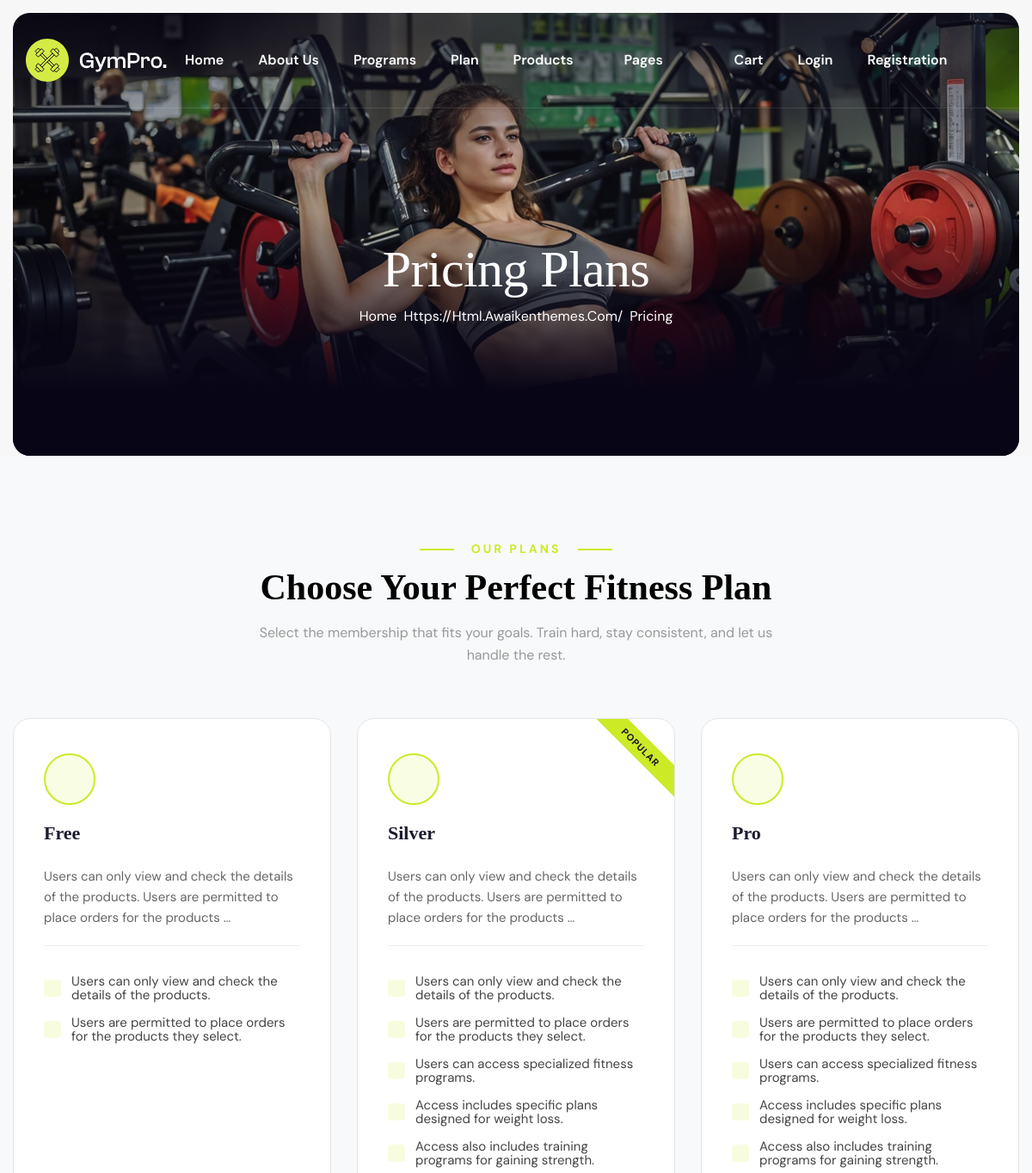
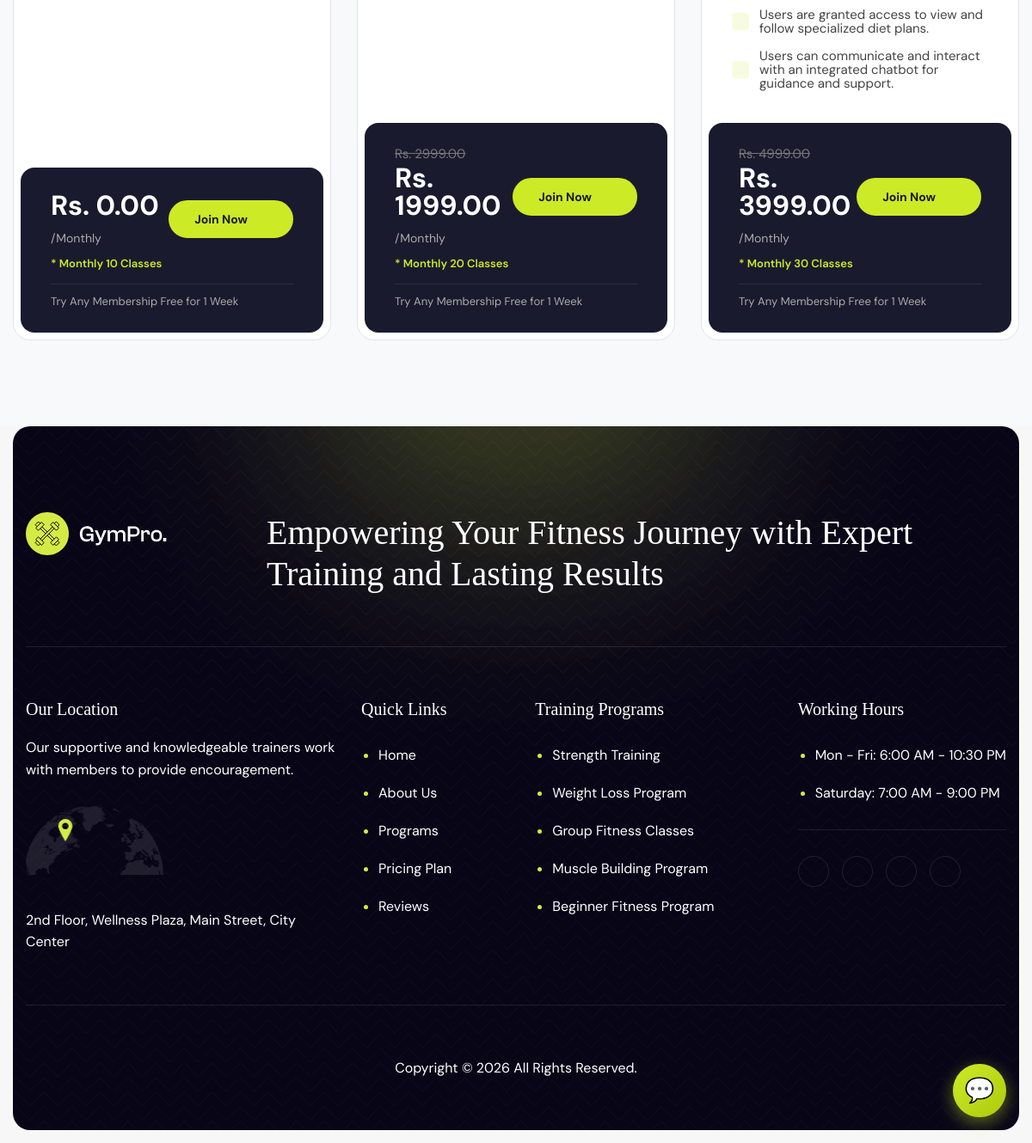
The page /pricing/ on the database its author committed (2 pictures, top to bottom).
### GYM/models.py (models this page shows, shortened)
class plan(models.Model):
    name = models.CharField(max_length=100)
    price = models.FloatField(default=0.0)
    disscount_price = models.FloatField(default=0.0)
    description = models.TextField()

### GYM/views.py (the view)
# urls.py: path('pricing/', views.pricing, name='pricing'),
def pricing(request):
    pricing = plan.objects.all()
    return render(request, 'GYM/pricing.html', {
        'pricing': pricing,
        'STRIPE_PUBLISHABLE_KEY': settings.STRIPE_PUBLISHABLE_KEY,
    })

### GYM/context_processors.py (called while the page is built, shortened)
def subscription_context(request):
    return {
        'has_active_subscription': False,
        'user_subscription': None,
        'user_plan_level': -1,
        'user_plan_name': 'Guest',
        'is_silver_or_above': False,
        'is_pro': False,
    }

### GYM/templates/GYM/pricing.html (shortened to what this page needs)
{% extends "GYM/base.html" %}
{% load static %}
{% block content %}
    <div class="page-header bg-section dark-section parallaxie">
        <div class="container">
            <div class="row">
                <div class="col-lg-12">
                    <div class="page-header-box">
                        <h1 class="text-anime-style-3" data-cursor="-opaque">Pricing Plans</h1>
                        <nav class="wow fadeInUp">
                            <ol class="breadcrumb">
                                <li class="breadcrumb-item"><a href="{% url 'home' %}">home</a></li>
                                <li class="breadcrumb-item active" aria-current="page">Pricing</li>
                            </ol>
                        </nav>
                    </div>
                </div>
            </div>
        </div>
    </div>
    <div class="page-pricing">
        <div class="container">
            <div class="pricing-section-title wow fadeInUp">
                <span>Our Plans</span>
                <h2>Choose Your Perfect Fitness Plan</h2>
                <p>Select the membership that fits your goals. Train hard, stay consistent, and let us handle the rest.</p>
            </div>
            <div class="row justify-content-center g-4">
                {% for p in pricing %}
                <div class="col-lg-4 col-md-6">
                    <div class="pricing-card wow fadeInUp" data-wow-delay="0.{{ forloop.counter }}s">
                        {% if forloop.counter == 2 %}
                        <div class="pricing-badge">Popular</div>
                        {% endif %}
                        <div class="pricing-card-top">
                            <div class="pricing-card-header">
                                <div class="pricing-icon">
                                    {% if forloop.counter == 1 %}
                                        <i class="fa-solid fa-dumbbell"></i>
                                    {% elif forloop.counter == 2 %}
                                        <i class="fa-solid fa-fire"></i>
                                    {% elif forloop.counter == 3 %}
                                        <i class="fa-solid fa-crown"></i>
                                    {% else %}
                                        <i class="fa-solid fa-bolt"></i>
                                    {% endif %}
                                </div>
                                <h3>{{ p.name }}</h3>
                            </div>
                            <p class="pricing-description">{{ p.description|truncatewords:20 }}</p>
                            <ul class="pricing-features">
                                {% for line in p.description.splitlines %}
                                    {% if line.strip %}
                                    <li>
                                        <i class="fa-solid fa-square"></i>
                                        <span>{{ line }}</span>
                                    </li>
                                    {% endif %}
                                {% endfor %}
                            </ul>
                        </div>
                        <div class="pricing-card-bottom">
                            <div class="pricing-price-row">
                                <div class="pricing-price">
                                    {% if p.disscount_price and p.disscount_price > 0 and p.disscount_price < p.price %}
                                        <span class="original-price">Rs. {{ p.price|floatformat:"2" }}</span>
                                        <div class="current-price">
                                            Rs. {{ p.disscount_price|floatformat:"2" }} <sub>/Monthly</sub>
                                        </div>
                                    {% else %}
                                        <div class="current-price">
                                            Rs. {{ p.price|floatformat:"2" }} <sub>/Monthly</sub>
                                        </div>
                                    {% endif %}
                                </div>
                                {% if request.user.is_authenticated %}
                                    <a href="{% url 'subscribe' p.id %}" class="pricing-btn">Join Now <i class="fa-solid fa-arrow-right"></i></a>
                                {% else %}
                                    <a href="{% url 'loginview' %}" class="pricing-btn">Join Now <i class="fa-solid fa-arrow-right"></i></a>
                                {% endif %}
                            </div>
                            <div class="pricing-classes">* Monthly {{ forloop.counter }}0 Classes</div>
                            <div class="pricing-free-trial">Try Any Membership Free for 1 Week</div>
                        </div>
                    </div>
                </div>
                {% endfor %}
            </div>
        </div>
    </div>
{% endblock %}

### GYM/templates/GYM/pricing.html (style rules this page uses)
.page-pricing { padding: 100px 0; background: #f8f9fa; }
.pricing-section-title { text-align: center; margin-bottom: 60px; }
.pricing-section-title span { display: inline-block; color: #CDEA26; font-size: 14px; font-weight: 700; text-transform: uppercase; letter-spacing: 3px; margin-bottom: 12px; position: relative; padding: 0 20px; }
.pricing-section-title span::before, .pricing-section-title span::after { content: ''; position: absolute; top: 50%; width: 40px; height: 2px; background: #CDEA26; }
.pricing-section-title span::before { right: 100%; }
.pricing-section-title span::after { left: 100%; }
.pricing-section-title h2 { font-size: 42px; font-weight: 700; color: black; margin-bottom: 15px; }
.pricing-section-title p { color: #999; font-size: 16px; max-width: 600px; margin: 0 auto; }
.pricing-card { background: #ffffff; border: 1px solid #e5e5e5; border-radius: 20px; position: relative; overflow: hidden; transition: all 0.4s ease; height: 100%; display: flex; flex-direction: column; }
.pricing-card-top { padding: 40px 35px 30px; flex-grow: 1; }
.pricing-card-bottom { background: #1a1a2e; padding: 28px 35px; border-radius: 16px; margin: 0 8px 8px; }
.pricing-badge { position: absolute; top: 20px; right: -30px; background: #CDEA26; color: #1a1a2e; padding: 5px 40px; font-size: 11px; font-weight: 800; text-transform: uppercase; letter-spacing: 1px; transform: rotate(45deg); z-index: 2; }
.pricing-card-header { margin-bottom: 25px; }
.pricing-icon { width: 60px; height: 60px; border-radius: 50%; background: rgba(205, 234, 38, 0.12); display: flex; align-items: center; justify-content: center; margin-bottom: 20px; font-size: 24px; color: #CDEA26; border: 2px solid #CDEA26; }
.pricing-card-header h3 { font-size: 22px; font-weight: 700; color: #1a1a2e; margin: 0; }
.pricing-description { color: #666; font-size: 15px; line-height: 1.6; margin-bottom: 25px; padding-bottom: 20px; border-bottom: 1px solid #eee; }
.pricing-features { list-style: none; padding: 0; margin: 0; }
.pricing-features li { padding: 8px 0; color: #444; font-size: 15px; display: flex; align-items: center; gap: 12px; }
.pricing-features li i { color: #CDEA26; font-size: 10px; flex-shrink: 0; width: 20px; height: 20px; background: rgba(205, 234, 38, 0.15); border-radius: 4px; display: flex; align-items: center; justify-content: center; }
.pricing-price-row { display: flex; align-items: center; justify-content: space-between; margin-bottom: 12px; }
.pricing-price .current-price { font-size: 32px; font-weight: 700; color: #fff; line-height: 1; }
.pricing-price .current-price sub { font-size: 14px; color: #aaa; font-weight: 400; bottom: 0; }
.pricing-price .original-price { font-size: 15px; color: #777; text-decoration: line-through; display: block; margin-bottom: 4px; }
.pricing-btn { display: inline-flex; align-items: center; gap: 8px; padding: 12px 28px; border-radius: 50px; font-size: 14px; font-weight: 700; text-decoration: none; transition: all 0.3s ease; background: #CDEA26; color: #1a1a2e; border: 2px solid #CDEA26; white-space: nowrap; }
.pricing-btn i { font-size: 12px; transition: transform 0.3s ease; }
.pricing-classes { color: #CDEA26; font-size: 13px; font-weight: 600; margin-top: 2px; }
.pricing-free-trial { color: #aaa; font-size: 13px; margin-top: 15px; padding-top: 12px; border-top: 1px solid rgba(255,255,255,0.08); }

### rows shown on the page
plan: name "Free", description "Users can only view and check the details of the products. Users are permitted to place orders for the products …", splitlines "Users can only view and check the details of the products." "Users are permitted to place orders for the products they select.", price "0.00"
plan: shows "POPULAR", name "Silver", description "Users can only view and check the details of the products. Users are permitted to place orders for the products …", splitlines "Users can only view and check the details of the products." "Users are permitted to place orders for the products they select." "Users can access specialized fitness programs." "Access includes specific plans designed for weight loss." "Access also includes training programs for gaining strength.", price "2999.00", disscount_price "1999.00"
plan: name "Pro", description "Users can only view and check the details of the products. Users are permitted to place orders for the products …", splitlines "Users can only view and check the details of the products." "Users are permitted to place orders for the products they select." "Users can access specialized fitness programs." "Access includes specific plans designed for weight loss." "Access also includes training programs for gaining strength." "Users are granted access to view and follow specialized diet plans." "Users can communicate and interact with an integrated chatbot for guidance and support.", price "4999.00", disscount_price "3999.00"
